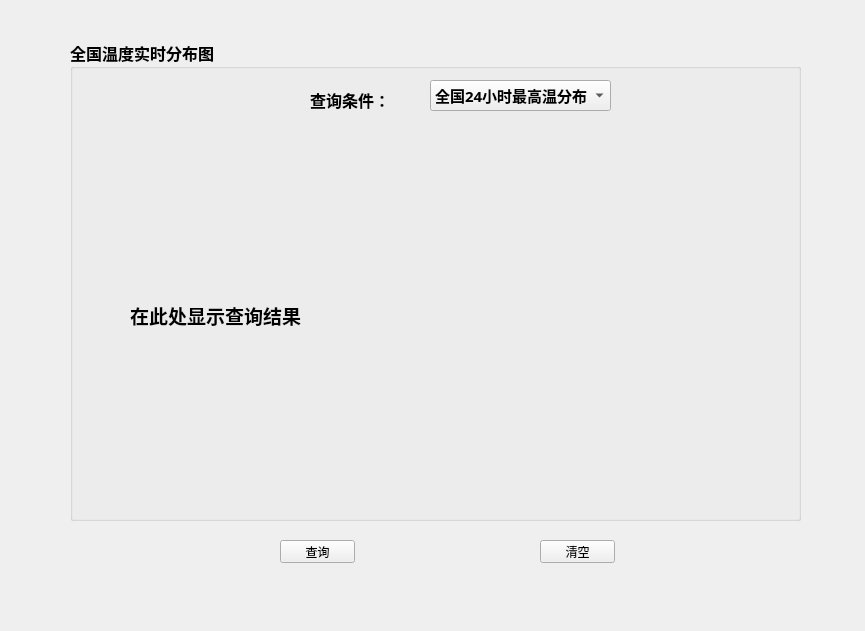
<?xml version="1.0" encoding="UTF-8"?>
<ui version="4.0">
 <class>Form</class>
 <widget class="QWidget" name="Form">
  <property name="geometry">
   <rect>
    <x>0</x>
    <y>0</y>
    <width>865</width>
    <height>631</height>
   </rect>
  </property>
  <property name="windowTitle">
   <string>Form</string>
  </property>
  <widget class="QPushButton" name="queryBtn">
   <property name="geometry">
    <rect>
     <x>280</x>
     <y>540</y>
     <width>75</width>
     <height>23</height>
    </rect>
   </property>
   <property name="text">
    <string>查询</string>
   </property>
  </widget>
  <widget class="QPushButton" name="clearBtn">
   <property name="geometry">
    <rect>
     <x>540</x>
     <y>540</y>
     <width>75</width>
     <height>23</height>
    </rect>
   </property>
   <property name="text">
    <string>清空</string>
   </property>
  </widget>
  <widget class="QGroupBox" name="groupBox">
   <property name="geometry">
    <rect>
     <x>70</x>
     <y>40</y>
     <width>731</width>
     <height>481</height>
    </rect>
   </property>
   <property name="font">
    <font>
     <family>Adobe Arabic</family>
     <pointsize>12</pointsize>
     <weight>75</weight>
     <bold>true</bold>
    </font>
   </property>
   <property name="title">
    <string>全国温度实时分布图</string>
   </property>
   <widget class="QLabel" name="label">
    <property name="geometry">
     <rect>
      <x>240</x>
      <y>50</y>
      <width>81</width>
      <height>20</height>
     </rect>
    </property>
    <property name="font">
     <font>
      <family>Adobe Arabic</family>
      <pointsize>12</pointsize>
      <weight>75</weight>
      <bold>true</bold>
     </font>
    </property>
    <property name="text">
     <string>查询条件：</string>
    </property>
   </widget>
   <widget class="QComboBox" name="comboBox">
    <property name="geometry">
     <rect>
      <x>360</x>
      <y>40</y>
      <width>181</width>
      <height>31</height>
     </rect>
    </property>
    <property name="font">
     <font>
      <pointsize>11</pointsize>
     </font>
    </property>
    <item>
     <property name="text">
      <string>全国24小时最高温分布</string>
     </property>
    </item>
    <item>
     <property name="text">
      <string>全国24小时最低温分布</string>
     </property>
    </item>
    <item>
     <property name="text">
      <string>全国24小时降水量分布</string>
     </property>
    </item>
    <item>
     <property name="text">
      <string>全国24小时平均气温分布</string>
     </property>
    </item>
   </widget>
   <widget class="QLabel" name="label_2">
    <property name="geometry">
     <rect>
      <x>60</x>
      <y>90</y>
      <width>631</width>
      <height>371</height>
     </rect>
    </property>
    <property name="font">
     <font>
      <family>Adobe Arabic</family>
      <pointsize>14</pointsize>
      <weight>75</weight>
      <bold>true</bold>
     </font>
    </property>
    <property name="text">
     <string>在此处显示查询结果</string>
    </property>
   </widget>
  </widget>
 </widget>
 <resources/>
 <connections/>
</ui>
